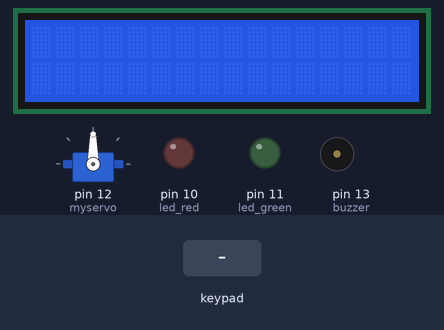
The program below on a simulated Arduino Uno, built with avr-gcc and run on an emulated ATmega328P. Shown: 16×2 character LCD, servo, output pins drawn as LEDs (lit = HIGH), buzzer (waves = sounding). The test bench sets the inputs (shaded band).

Above: at 1.2 s.
1.3 s: keypad keys 1 2 3 A pressed 0.4 s apart
At 2.63 s:
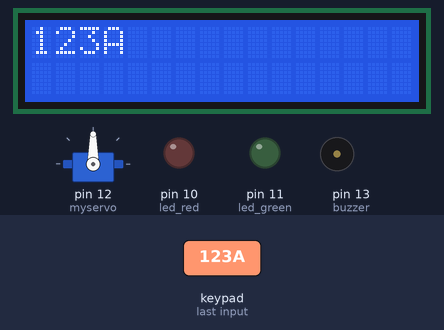
At 3.6 s:
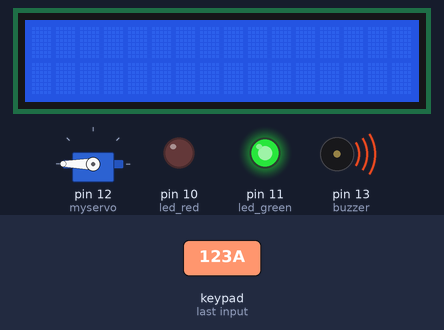
Timing chart, 0 to 14.2 s (numbered marks = the images above; inputs shaded):
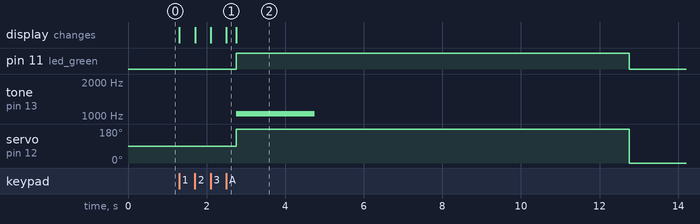

The program:

main.cpp
```cpp
#include <Arduino.h>
#include "Adafruit_Keypad.h"
#include "Wire.h"
#include "Adafruit_LiquidCrystal.h"
#include <Servo.h>

#define LUNGIME_PAROLA 4 // this is the lenght of teh password
#define ROWS 4
#define COLS 4
#define NOTE_C5 523 // here it starts the notes for teh sounds
#define NOTE_D5 587
#define NOTE_E5 659
#define NOTE_F5 698
#define NOTE_G5 784
#define NOTE_A5 880
#define NOTE_B5 988
#define NOTE_C6 1047
#define NOTE_E7 2637
#define NOTE_A6 1760
#define NOTE_AS3 233
#define NOTE_FS7 2960
#define NOTE_G3 196
#define NOTE_FS3 185
#define NOTE_G2 98
#define NOTE_GS2 104
#define NOTE_C3 131
#define NOTE_CS3 139

char parola_corecta[LUNGIME_PAROLA] = {'1', '2', '3', 'A'}; // here you set up your password
char parola_introdusa[LUNGIME_PAROLA] = {};                 // here is the array which will contain the password you will introduce from the keypad

char keys[ROWS][COLS] = {
    {'1', '2', '3', 'A'},
    {'4', '5', '6', 'B'},
    {'7', '8', '9', 'C'},
    {'*', '0', '#', 'D'}};
byte rowPins[ROWS] = {9, 8, 7, 6};                   // the pins for the ROWS
byte colPins[COLS] = {5, 4, 3, 2};                   // the pins for the COLOUMNS
const int led_red = 10, led_green = 11, buzzer = 13; // the pins for the green led, red led and the buzzer

Adafruit_LiquidCrystal lcd(A0, A1, A2, A3, A4, A5);
Adafruit_Keypad customKeypad = Adafruit_Keypad(makeKeymap(keys), rowPins, colPins, ROWS, COLS);
Servo myservo; // the object myservo

void setup()
{
  lcd.begin(16, 2);
  customKeypad.begin();
  myservo.attach(12);

  pinMode(led_red, OUTPUT);
  pinMode(led_green, OUTPUT);
  pinMode(buzzer, OUTPUT);
}

int pozitie = 0; // this keeps track of every character introduced from teh keyboard
int greseli = 0; // this keeps track of the mistakes made

void loop()
{
  customKeypad.tick();

  // ====== Reading the current character
  lcd.setCursor(pozitie, 0); // set up the coursor position on the LCD display
  keypadEvent e = customKeypad.read();
  if (e.bit.KEY != 255) // it tests if there is aomething introduced from the keypad
  {
    if (e.bit.EVENT == KEY_JUST_PRESSED)
    {
      lcd.print((char)e.bit.KEY);
      parola_introdusa[pozitie] = (char)e.bit.KEY;
      pozitie++;
    }
  }

  // ====== Password validation
  if (pozitie == LUNGIME_PAROLA) // it starts immediately verifying after 4 characters if the password introduced is correct
  {
    int i; // this number keeps track of the differences between the correct password and the introduced one (if it exist)
    for (i = 0; i < LUNGIME_PAROLA; i++)
    {
      if (parola_introdusa[i] != parola_corecta[i])
      {
        greseli++; // if the password introduced is incorrect this  will add up
        break;
      }
    }
    if (greseli == 3) // put this before the code below so it can verify if there were made 3 mistakes
    {
      lcd.clear();
      digitalWrite(led_red, HIGH);
      tone(13, NOTE_G2, 2000);
      tone(13, NOTE_CS3, 2000);
      tone(13, NOTE_C3, 2000);
      tone(13, NOTE_GS2, 2000);
      delay(30000);
      digitalWrite(led_red, LOW);
      greseli = 0; // you have to reset the mistakes here
      return;
    }

    delay(250);

    bool parola_e_valida = i == LUNGIME_PAROLA;
    if (parola_e_valida) // if the number i reached to 4 it means that the password introduced is correct
    {
      lcd.clear();
      digitalWrite(led_green, HIGH); // the green eld will ligh up, the buzzer will make a sound and the "locker" will stay open for 10 seconds
      myservo.write(180);
      tone(13, NOTE_C5, 2000);
      tone(13, NOTE_D5, 2000);
      tone(13, NOTE_E5, 2000);
      tone(13, NOTE_F5, 2000);
      tone(13, NOTE_G5, 2000);
      tone(13, NOTE_A5, 2000);
      tone(13, NOTE_B5, 2000);
      tone(13, NOTE_C6, 2000);

      delay(10000);
      myservo.write(-180);
      greseli = 0; // also, you have to reset the mistakes again
    }
    else //  if teh number "i" haven't reached 4 then it means that the password is incorrect
    {
      lcd.clear();
      tone(13, NOTE_AS3, 2000);
      tone(13, NOTE_FS7, 2000);
      tone(13, NOTE_G3, 2000);
      tone(13, NOTE_FS3, 2000);
      digitalWrite(led_red, HIGH);
      delay(3000);
    }

    lcd.clear(); // you have to clean the lcd dispaly
    pozitie = 0; // you have to reset the position in order to introduce another password form the keyboard
    digitalWrite(led_green, LOW);
    digitalWrite(led_red, LOW);
  }
}
```

Measured:
- after the input at 1.3 s, pin 11 (led_green): LOW → HIGH after 1.5 s, → LOW 10.0 s later; tone on pin 13 (buzzer): silent → 1047 Hz after 1.5 s, → silent 2.0 s later; servo on pin 12 (myservo): 90° → 180° after 1.5 s, → 0° 10.0 s later; the display: first changes at once (image 1 shows a later state)
